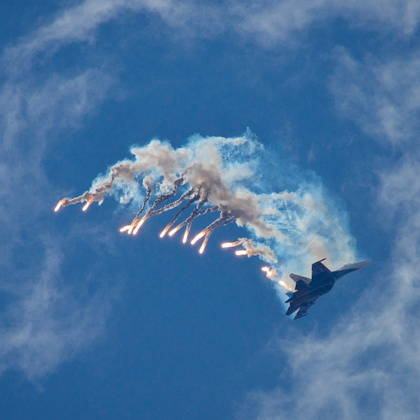
%> input picture images/sky.jpg, 420 x 420 px, shrunk from 500 x 500 before the run
$ octave 04c_SIFT.m   (GNU Octave 9; MATLAB toolbox functions it lacks are replaced by stand-ins)
%> lines starting %> are read from the running program, lines starting %| are printed output that depends on the picture; in (x1, y1, x2, y2) boxes, pixels count from 0 and x2, y2 are one past the last pixel; in counts of white or black regions, pixels touching at a corner belong together; the program's own positions count from 1
### insertCircle.m
function out_image = insertCircle(Image,circle)
	out_image = Image;
	x0 = circle(1);
	y0 = circle(2);
	r = circle(3);
	out_image(x0,y0) = 0;
	for theta = 0 : pi/16 :2*pi
		x = round(x0 + r*cos(theta));
		y = round(y0 + r*sin(theta));
		out_image(x,y) = 255;
	end
end

### 04c_SIFT.m
clear

%Package
pkg load image;

%Read Image
%I = imread("images/sunflower.jpg");
I = imread("images/sky.jpg");
%> I is the input picture: size 420x420x3 uint8; mean R, G, B 71.4, 114.9, 159
%I = imread("images/eiffel.jpg");

%convert RGB to grayscale
G = rgb2gray(I);
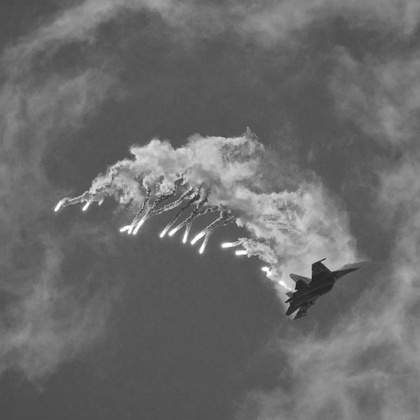
%> G: size 420x420 uint8; min 29, max 255, mean 106.9

%DIY
%Step 1. Do gaussian filtering at different values of sigma
sigma=1.6;
k = sqrt(2);
g1 = fspecial('gaussian',round(6*sigma+1),sigma);
g2 = fspecial('gaussian',round(6*k*sigma+1),k*sigma);
g3 = fspecial('gaussian',round(6*k^2*sigma+1),k^2*sigma);
g4 = fspecial('gaussian',round(6*k^3*sigma+1),k^3*sigma);

%Step 2. Apply the gaussian filters to the image
J1 = conv2(G,g1,"same");
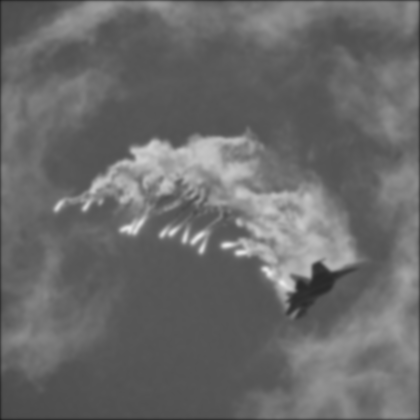
%> J1: size 420x420 double; min 29.26, max 231.9, mean 106.3
J2 = conv2(G,g2,"same");
J3 = conv2(G,g3,"same");
J4 = conv2(G,g4,"same");
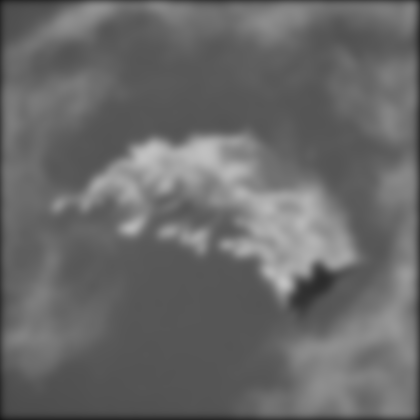
%> J4: size 420x420 double; min 22.22, max 193.4, mean 105.1

%Step3. Take DoG
DoG1 = J2-J1;
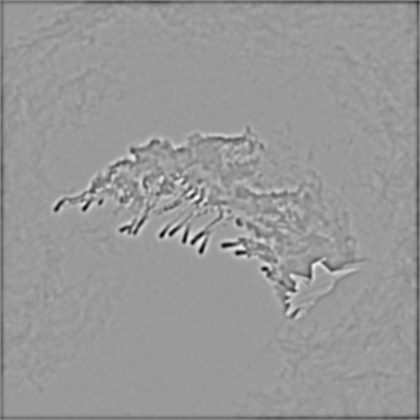
%> DoG1: size 420x420 double; min -27.59, max 18.07, mean -0.282; drawn with min black and max white
DoG2 = J3-J2;
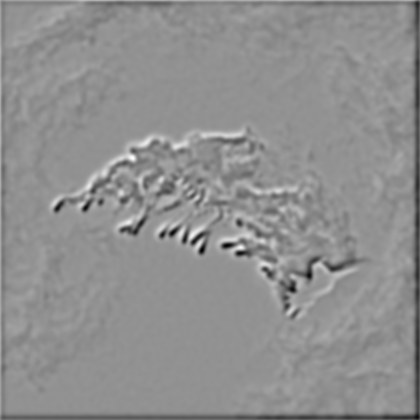
%> DoG2: size 420x420 double; min -29.62, max 22.13, mean -0.4; drawn with min black and max white
DoG3 = J4-J3;
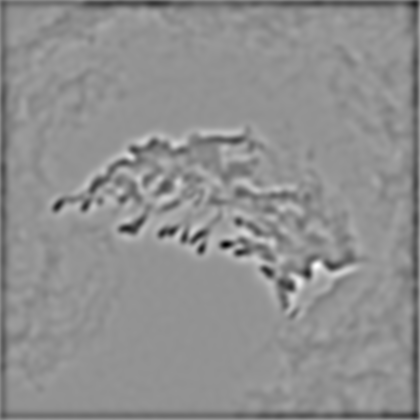
%> DoG3: size 420x420 double; min -26.68, max 19.67, mean -0.547; drawn with min black and max white

% Step 4. Find Local Extrema in 3x3x3 Grid - Maxima --> dark blob in white background, Minima --> White blob in dark background
% Remove Low Contrast KeyPoints
% Remove Edges using Hessian Matrix
[row,col] = size(DoG1);
%> row = 420; col = 420
KeyPoints_r = [];
KeyPoints_c = [];
Threshold = 7.68;
r = 10;
ThresholdCurv = (r+1)^2/r;
kernel_size=[3,3]; %3x3 pick odd numbers only
extragap = 16;
startrow = floor(kernel_size(1)/2) + extragap;
startcol = floor(kernel_size(2)/2) + extragap;
for i = 1+startrow: row-startrow
	for j= 1+startcol:col-startcol
		a = [ DoG1(i-1,j-1),DoG1(i-1,j),DoG1(i-1,j+1),...
		       DoG1(i,j-1),  DoG1(i,j),  DoG1(i,j+1),...
			   DoG1(i+1,j-1),DoG1(i+1,j),DoG1(i+1,j+1),...
		       DoG2(i-1,j-1),DoG2(i-1,j),DoG2(i-1,j+1),...
		       DoG2(i,j-1),              DoG2(i,j+1),...
			   DoG2(i+1,j-1),DoG2(i+1,j),DoG2(i+1,j+1),...
		       DoG3(i-1,j-1),DoG3(i-1,j),DoG3(i-1,j+1),...
		       DoG3(i,j-1),  DoG3(i,j),  DoG3(i,j+1),...
			   DoG3(i+1,j-1),DoG3(i+1,j),DoG3(i+1,j+1) ];
		maxm = max(a);
		minm = min(a);
		if(DoG2(i,j) > maxm || DoG2(i,j) < minm)
			if(abs(DoG2(i,j)) > Threshold) %Contrast Thresholding
				%Build Hessian Matrix and remove edges
				Dxx = DoG2(i,j-1) + DoG2(i,j+1) - 2*DoG2(i,j);
				Dyy = DoG2(i-1,j) + DoG2(i+1,j) - 2*DoG2(i,j);
				Dxy = DoG2(i-1,j-1) + DoG2(i+1,j+1) - 2*DoG2(i+1,j-1) - 2*DoG2(i-1,j+1);
				Det = Dxx*Dyy - Dxy^2;
				Trace = Dxx+Dyy;
				Curvature = Trace^2 / Det;
				if (Curvature < ThresholdCurv)
					KeyPoints_r = [KeyPoints_r i];
					KeyPoints_c = [KeyPoints_c j];
				end
			end
		end
	end
end
%> after the loop, Curvature = -0.0226; Det = -1062.1; Dxx = -2.72; Dxy = -32.68; Dyy = -2.18; KeyPoints_c = 95 values, max 353 at index 85, min 55 at index 44, mean 206; KeyPoints_r = 95 values from 135 to 312; Trace = -4.9

ImageWithKeyPoints = G;
for i = 1 : length(KeyPoints_r)
	circle = [KeyPoints_r(i) KeyPoints_c(i) round(6*k*sigma+1)];
	ImageWithKeyPoints = insertCircle(ImageWithKeyPoints,circle);
end
%> this loop made 95 passes
%> (circle, x0 in insertCircle, y0 in insertCircle) on passes 1 to 12: ([135 212 15], 135, 212), ([135 217 15], 135, 217), ([135 239 15], 135, 239), ([136 205 15], 136, 205), ([136 227 15], 136, 227), ([136 234 15], 136, 234), ([139 162 15], 139, 162), ([142 226 15], 142, 226), ([143 147 15], 143, 147), ([144 185 15], 144, 185), ([147 177 15], 147, 177), ([147 253 15], 147, 253)
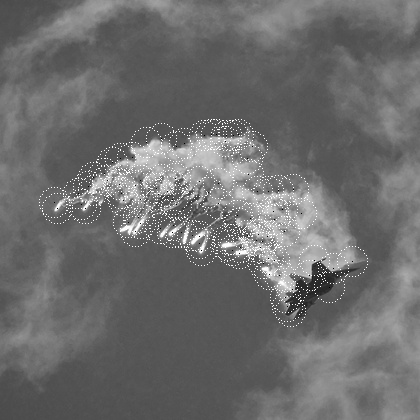
%> ImageWithKeyPoints: size 420x420 uint8; 1.7% of pixels changed, all inside (x1, y1, x2, y2) = (39, 119, 368, 327)

% [43 lines of commented-out code are left out]
imshow(ImageWithKeyPoints);
title('DoG Filtered after thresholding Image scale1');

%subplot(3,2,6);
%imshow(Corner1);
%title('DoG Filtered after thresholding Image scale2');

pause;
